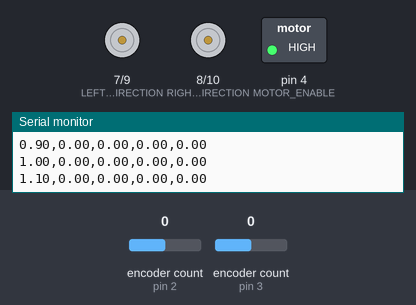
This sketch was run on a simulated Arduino Uno, built with avr-gcc and run on an emulated ATmega328P. On the bench: direction and speed pins drawn as motors (green arrow = direction pin HIGH = forward, orange = LOW = backward, longer = more drive), switched loads named in the sketch (green lamp = pin HIGH), the last lines printed to the serial monitor. The inputs (shaded band) are chosen by the test bench; at power-on: encoder count (sensors on pin 2, pin 3) 0.

Above: at 1.2 s.
1.3 s: encoder count (sensor on pin 2) set to 4
At 1.52 s:
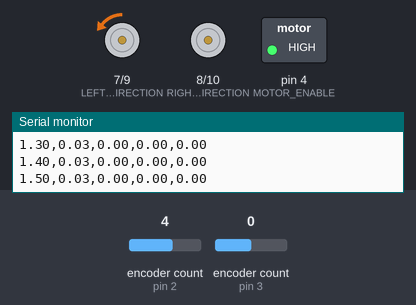
4.3 s: encoder count (sensor on pin 3) set to 4
At 4.52 s:
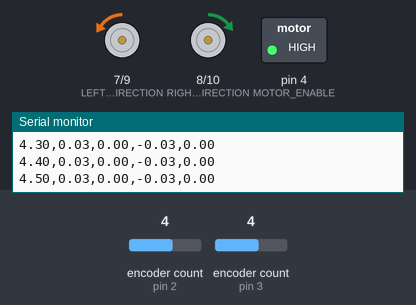
7.3 s: encoder count (sensor on pin 2) set to 8
At 7.46 s:
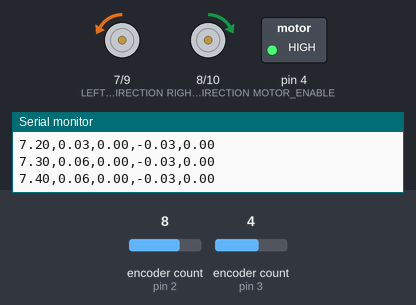
10.3 s: encoder count (sensor on pin 3) set to 5
Timing chart, 0 to 29.1 s (numbered marks = the images above; inputs shaded):
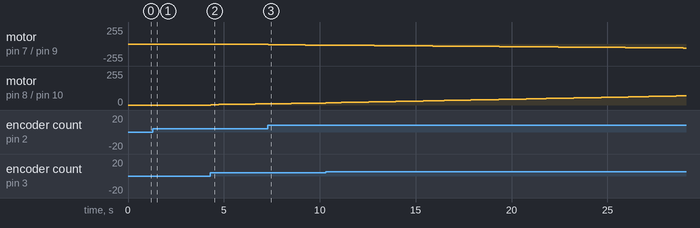

The sketch:

main.ino
```cpp
/**
  * @file main.ino
  * @author Luca Ciancanelli, David Bowling and Tyler Sidlow
  *
  * @brief Main arduino file for running firmware
  */
#include "defs.h"
#include "localization_module.h"
#include "control_module.h"
#include "communication_module.h"

// Functions
// Control
void set_motor_vel(int pwm, int dir_pin, int speed_pin);

// Variables
// Scheduler
long comm_mod_service_time = 0;
long loc_mod_service_time = 0;
long cont_mod_service_time = 0;

// Control
float desired_rotation_angle = 0;
float desired_forward_distance = 0;

long time_stopped = 0;

bool rotation_complete = false;
bool rotation_written = false;
bool forward_written = false;

void setup() {
  // Initialize serial port
  Serial.begin(BAUD_RATE);

  // Configure pin modes
  pinMode(MOTOR_ENABLE, OUTPUT);
  pinMode(LEFT_MOTOR_DIRECTION, OUTPUT);
  pinMode(RIGHT_MOTOR_DIRECTION, OUTPUT);
  pinMode(LEFT_MOTOR_SPEED, OUTPUT);
  pinMode(RIGHT_MOTOR_SPEED, OUTPUT);

  // Enable motor controller
  digitalWrite(MOTOR_ENABLE, 1);

  // Print "GO" if MATLAB enabled
  if(MATLAB_COM)
  {
    Serial.println("GO");
  }
}

void loop() {
  // Update current time
  long current_time = millis();

  // Write rotation command
  if(!rotation_complete && !rotation_written)
  {
    // Write wheel positions
    cont_mod::get_instance()->set_left_desired_pos(loc_mod::get_instance()->get_left_wheel_pos() + (desired_rotation_angle * DEG_TO_RAD * WHEEL_WIDTH) / (2 * WHEEL_RADIUS));
    cont_mod::get_instance()->set_right_desired_pos(loc_mod::get_instance()->get_right_wheel_pos() - (desired_rotation_angle * DEG_TO_RAD * WHEEL_WIDTH) / (2 * WHEEL_RADIUS));

    // Set rotation flag
    rotation_written = true;
  }

  // Write forward command (once rotation complete)
  if(rotation_complete && !forward_written)
  {
    // Write wheel positions
    cont_mod::get_instance()->set_left_desired_pos(loc_mod::get_instance()->get_left_wheel_pos() + (desired_forward_distance * FEET_TO_CM) / (WHEEL_RADIUS));
    cont_mod::get_instance()->set_right_desired_pos(loc_mod::get_instance()->get_right_wheel_pos() + (desired_forward_distance * FEET_TO_CM) / (WHEEL_RADIUS));

    // Set forward flag
    forward_written = true;
  }

  // Console event (check if service time elapsed)
  if(current_time >= (comm_mod_service_time + CONSOLE_REF))
  {
    // Reset service time
    comm_mod_service_time = current_time;

    // Print wheel params to console
    comm_mod::get_instance()->print_params(comm_mod_service_time);
  }

  // Localization module update event (check if service time elapsed)
  if(current_time >= (loc_mod_service_time + LOCALIZATION_UPDATE_PERIOD))
  {
    // Reset service time
    loc_mod_service_time = current_time;

    // Update wheel positions
    loc_mod::get_instance()->update_wheel_pos();

    // Update wheel velocities
    loc_mod::get_instance()->update_wheel_vels();
  }

  // Control module update event (check if service time elapsed)
  if(current_time >= (cont_mod_service_time + CONTROL_UPDATE_PERIOD))
  {
    // Reset service time
    cont_mod_service_time = current_time;

    // Update desired velocity (position controller)
    cont_mod::get_instance()->update_desired_vels();

    // Update motor velocities (velocity controller)
    cont_mod::get_instance()->update_motor_pwms();

    // Set motor pwm
    set_motor_vel(cont_mod::get_instance()->get_left_pwm(), LEFT_MOTOR_DIRECTION, LEFT_MOTOR_SPEED);
    set_motor_vel(cont_mod::get_instance()->get_right_pwm(), RIGHT_MOTOR_DIRECTION, RIGHT_MOTOR_SPEED);

    // Check if wheels are stopped
    if(loc_mod::get_instance()->get_left_wheel_vel() < 0.01 && loc_mod::get_instance()->get_right_wheel_vel() < 0.01)
    {
      // Increment time stopped
      time_stopped += CONTROL_UPDATE_PERIOD;
    }
    else
    {
      // Reset time stopped
      time_stopped = 0;
    }
  }

  // Check if time stopped elapsed waiting time (indicates rotation complete)
  if(time_stopped > WAIT_TIME && !rotation_complete)
  {
    // Set rotation complete flag
    rotation_complete = true;
  }
}

/**
  * @brief Sets motor velocities by setting speed and direction pin volages.
  *
  * @param pwm Signed pwm value containing speed and direction information
  * @param dir_pin Direction pin ID
  * @param speed_pin Speed pin ID
  */
void set_motor_vel(int pwm, int dir_pin, int speed_pin)
{
  // Check pwm sign
  if(pwm > 0)
  {
    // Write direction and speed pins
    digitalWrite(dir_pin, 1);
    analogWrite(speed_pin, abs(pwm));
  }
  else
  {
    // Write direction and speed pins
    digitalWrite(dir_pin, 0);
    analogWrite(speed_pin, abs(pwm));
  }
}
```

communication_module.cpp
```cpp
/**
  * @file communication_module.cpp
  * @author Luca Ciancanelli, David Bowling and Tyler Sidlow
  *
  * @brief Source file for the communication module
  */

#include "communication_module.h"
#include "defs.h"

// Create communication module pointer and set to null pointer
comm_mod* comm_mod::comm_mod_ptr = nullptr;

/**
  * @brief Communication module constructor
  */
comm_mod::comm_mod()
{

}

/**
  * @brief Communication module destructor
  */
comm_mod::~comm_mod()
{

}

/**
  * @brief Gets instance of communication module
  *
  * @return Communication module pointer
  */
comm_mod* comm_mod::get_instance()
{
  // Check if communication module is instantiated
  if(comm_mod_ptr == nullptr)
  {
    // Create new instance of communication module
    comm_mod_ptr = new comm_mod();
  }

  return comm_mod_ptr;
}

/**
  * @brief Deallocates memory used for communication module
  */
void comm_mod::clean_up()
{
  // Check if communication module is instantiated
  if(comm_mod_ptr == nullptr)
  {
    // End cleanup if no communication mdoule exists
    return;
  }

  // Delete communication module instance
  delete comm_mod_ptr;

  // Set communication module pointer to null pointer
  comm_mod_ptr = nullptr;
}

/**
  * @brief Prints parameters over serial
  */
void comm_mod::print_params(long current_time)
{
  // Print parameters to console (if enabled)
  // Current program time
  Serial.print(float(current_time) / 1000);

  // Left wheel postion
  if(POSITION_PRINT && LEFT_MOTOR_PRINT)
  {
    Serial.print(",");
    Serial.print(loc_mod::get_instance()->get_left_wheel_pos());
  }

  // Left wheel desired postion
  if(DESIRED_POSITION_PRINT && LEFT_MOTOR_PRINT)
  {
    Serial.print(",");
    Serial.print(cont_mod::get_instance()->get_left_desired_pos());
  }

  // Left wheel velocity
  if(VELOCITY_PRINT && LEFT_MOTOR_PRINT)
  {
    Serial.print(",");
    Serial.print(loc_mod::get_instance()->get_left_wheel_vel());
  }

  // Left motor pwm
  if(PWM_PRINT && LEFT_MOTOR_PRINT)
  {
    Serial.print(",");
    Serial.print(cont_mod::get_instance()->get_left_pwm());
  }

  // Right wheel postion
  if(POSITION_PRINT && RIGHT_MOTOR_PRINT)
  {
    Serial.print(",");
    Serial.print(loc_mod::get_instance()->get_right_wheel_pos());
  }

  // Right wheel desired postion
  if(DESIRED_POSITION_PRINT && LEFT_MOTOR_PRINT)
  {
    Serial.print(",");
    Serial.print(cont_mod::get_instance()->get_right_desired_pos());
  }

  // Right wheel velocity
  if(VELOCITY_PRINT && RIGHT_MOTOR_PRINT)
  {
    Serial.print(",");
    Serial.print(loc_mod::get_instance()->get_right_wheel_vel());
  }

  // Right motor pwm
  if(PWM_PRINT && RIGHT_MOTOR_PRINT)
  {
    Serial.print(",");
    Serial.print(cont_mod::get_instance()->get_right_pwm());
  }
  Serial.println();

  // Print "STOP" if MATLAB enabled and program time is equal to MATLAB_TIME
  if(MATLAB_COM && current_time == MATLAB_TIME)
  {
    Serial.println("STOP");
  }
}
```

communication_module.h
```cpp
/**
  * @file communication_module.h
  * @author Luca Ciancanelli, David Bowling and Tyler Sidlow
  *
  * @brief Header file for the communication module
  */

#ifndef communication_module_h
#define communication_module_h

#include "localization_module.h"
#include "control_module.h"

class comm_mod
{
  private:
    static comm_mod* comm_mod_ptr;

    comm_mod();
    ~comm_mod();

  public:
    static comm_mod* get_instance();
    static void clean_up();

    void print_params(long current_time);
};

#endif
```

control_module.cpp
```cpp
/**
  * @file control_module.cpp
  * @author Luca Ciancanelli, David Bowling and Tyler Sidlow
  *
  * @brief Source file for the localization module
  */

#include "control_module.h"
#include "defs.h"

// Create control module pointer and set to null pointer
cont_mod* cont_mod::cont_mod_ptr = nullptr;

/**
  * @brief Control module constructor
  */
cont_mod::cont_mod()
{

}

/**
  * @brief Control module destructor
  */
cont_mod::~cont_mod()
{

}

/**
  * @brief Gets instance of control module
  *
  * @return Control module pointer
  */
cont_mod* cont_mod::get_instance()
{
  // Check if control module is instantiated
  if(cont_mod_ptr == nullptr)
  {
    // Create new instance of control module
    cont_mod_ptr = new cont_mod();
  }

  return cont_mod_ptr;
}

/**
  * @brief Deallocates memory used for control module
  */
void cont_mod::clean_up()
{
  // Check if control module is instantiated
  if(cont_mod_ptr == nullptr)
  {
    // End cleanup if no control mdoule exists
    return;
  }

  // Delete control module instance
  delete cont_mod_ptr;

  // Set control module pointer to null pointer
  cont_mod_ptr = nullptr;
}

/**
  * @brief Gets motor pwm corresponding to desired velocity
  *
  * @param desired_vel Desired wheel velocity
  * @param measured_vel Measured wheel velocity
  * @param kp Proportional gain
  * @param integral_vel Current velocity integral pointer
  * @param output_cap Velocity cap
  * @return Motor pwm
  */
int cont_mod::get_motor_pwm(float desired_vel, float measured_vel, float kp, float *integral_vel, int output_cap)
{
  // Calculate velocity error
  float vel_error = desired_vel - measured_vel;

  // Integrate velocity error (if velocity cap is not exceeded)
  if(*integral_vel + kp * vel_error < output_cap)
  {
    // Integrate velocity error
    *integral_vel += kp * vel_error;
  }
  else
  {
    // Set velocity to output cap
    *integral_vel = output_cap;
  }

  // Return motor pwm
  return *integral_vel;
}

/**
  * @brief Gets desired velocity for a wheel based on desired wheel position
  *
  * @param desired_pos Desired wheel position
  * @param current_pos Current wheel position
  * @param kp Proportional gain
  * @param ki Integral gain
  * @param integral_error Current integrator error pointer
  * @return Desired wheel velocity (rad/s)
  */
float cont_mod::get_desired_vel(float desired_pos, float current_pos, float kp, float ki, float *integral_error)
{
  // Calculate position error
  float pos_error  = desired_pos - current_pos;

  // Limit integral error with anti-windup
  if(*integral_error <= ANTI_WINDUP && *integral_error >= -ANTI_WINDUP)
  {
    // Calculate/update integral error
    *integral_error += pos_error * (float(CONTROL_UPDATE_PERIOD) / 1000);
  }

  // Calculate and return desired velocity
  return kp * pos_error + ki * (*integral_error);
}

/**
  * @brief Updates the desired velocities of the left and right motors
  *
  */
void cont_mod::update_desired_vels()
{
  left_desired_vel = get_desired_vel(left_desired_pos, loc_mod::get_instance()->get_left_wheel_pos(), KP_POS_LEFT, KI_POS_LEFT, &left_pos_integral);
  right_desired_vel = get_desired_vel(right_desired_pos, loc_mod::get_instance()->get_right_wheel_pos(), KP_POS_RIGHT, KI_POS_RIGHT, &right_pos_integral);
}

/**
  * @brief Updates the pwm values of the left and right motors
  *
  */
void cont_mod::update_motor_pwms()
{
  left_motor_pwm = get_motor_pwm(left_desired_vel, loc_mod::get_instance()->get_left_wheel_vel(), KP_VEL_LEFT, &left_vel_integral, OUTPUT_CAP_LEFT);
  right_motor_pwm = get_motor_pwm(right_desired_vel, loc_mod::get_instance()->get_right_wheel_vel(), KP_VEL_RIGHT, &right_vel_integral, OUTPUT_CAP_RIGHT);
}

/**
  * @brief Sets left wheel desired position (rad)
  */
void cont_mod::set_left_desired_pos(float pos)
{
  left_desired_pos = pos;
}

/**
  * @brief Sets right wheel desired position (rad)
  */
void cont_mod::set_right_desired_pos(float pos)
{
  right_desired_pos = pos;
}

/**
  * @brief Sets left wheel desired velocity (rad/sec)
  */
void cont_mod::set_left_desired_vel(float vel)
{
  left_desired_vel = vel;
}

/**
  * @brief Sets right wheel desired velocity (rad/sec)
  */
void cont_mod::set_right_desired_vel(float vel)
{
  right_desired_vel = vel;
}

/**
  * @brief Gets left wheel pwm
  *
  * @return Left wheel pwm (int)
  */
int cont_mod::get_left_pwm()
{
  return left_motor_pwm;
}

/**
  * @brief Gets right wheel pwm
  *
  * @return Right wheel pwm (int)
  */
int cont_mod::get_right_pwm()
{
  return right_motor_pwm;
}

/**
  * @brief Gets left wheel desired position
  *
  * @return Left wheel desired position (rad)
  */
float cont_mod::get_left_desired_pos()
{
  return left_desired_pos;
}

/**
  * @brief Gets right wheel desired position
  *
  * @return Right wheel desired position (rad)
  */
float cont_mod::get_right_desired_pos()
{
  return right_desired_pos;
}
```

control_module.h
```cpp
/**
  * @file control_module.h
  * @author Luca Ciancanelli, David Bowling and Tyler Sidlow
  *
  * @brief Header file for the localization module
  */

#ifndef control_module_h
#define control_module_h

#include "localization_module.h"

class cont_mod
{
  private:
    static cont_mod* cont_mod_ptr;

    int left_motor_pwm = 0;
    int right_motor_pwm = 0;
    float left_motor_comp = 1;

    float left_desired_vel = 0;
    float right_desired_vel = 0;
    float left_vel_integral = 0;
    float right_vel_integral = 0;

    float left_desired_pos = 0;
    float right_desired_pos = 0;
    float left_pos_integral = 0;
    float right_pos_integral = 0;

    cont_mod();
    ~cont_mod();

    int get_motor_pwm(float desired_vel, float measured_vel, float kp, float *integral_vel, int output_cap);
    float get_desired_vel(float desired_pos, float current_pos, float kp, float ki, float *integral_error);

  public:
    static void clean_up();
    static cont_mod* get_instance();

    void update_desired_vels();
    void update_motor_pwms();

    void set_left_desired_pos(float pos);
    void set_right_desired_pos(float pos);
    void set_left_desired_vel(float vel);
    void set_right_desired_vel(float vel);

    int get_left_pwm();
    int get_right_pwm();
    float get_left_desired_pos();
    float get_right_desired_pos();
};

#endif
```

defs.h
```cpp
/**
  * @file defs.h
  * @author Luca Ciancanelli, David Bowling and Tyler Sidlow
  *
  * @brief Header file for program defines
  */

#ifndef defs_h
#define defs_h

// Robot defines (cm)
#define WHEEL_RADIUS 7.5
#define WHEEL_WIDTH 35

// Software defines
// Main defines
#define PI 3.14159
#define FEET_TO_CM 30.48
#define DEG_TO_RAD 0.01745

// Scheduler variables
#define CONSOLE_REF 100
#define LOCALIZATION_UPDATE_PERIOD 40
#define CONTROL_UPDATE_PERIOD 40

// Communication defines
// Console parameters
#define BAUD_RATE 115200

#define MATLAB_COM true
#define MATLAB_TIME 15000

#define LEFT_MOTOR_PRINT true
#define RIGHT_MOTOR_PRINT true
#define POSITION_PRINT true
#define VELOCITY_PRINT true
#define PWM_PRINT false
#define DESIRED_POSITION_PRINT false

// Control defines
// Velocity controller
#define KP_VEL_LEFT 4
#define KP_VEL_RIGHT 4

#define OUTPUT_CAP_LEFT 127
#define OUTPUT_CAP_RIGHT 117

// Position controller
#define KP_POS_LEFT 0.65
#define KI_POS_LEFT 0.01
#define KP_POS_RIGHT 0.65
#define KI_POS_RIGHT 0.01

#define ANTI_WINDUP 0.25

// Movement controller
#define WAIT_TIME 2000

// Hardware defines
// Motor encoders
#define LEFT_MOTOR_INPUT_A 2
#define LEFT_MOTOR_INPUT_B 5
#define RIGHT_MOTOR_INPUT_A 3
#define RIGHT_MOTOR_INPUT_B 6

// Motor controller
#define MOTOR_ENABLE 4
#define LEFT_MOTOR_DIRECTION 7
#define RIGHT_MOTOR_DIRECTION 8
#define LEFT_MOTOR_SPEED 9
#define RIGHT_MOTOR_SPEED 10

// Blank value for previously deleted file (thanks Arduino IDE)
#define VEL_KP 0

#endif
```

localization_module.h
```cpp
/**
  * @file localization_module.h
  * @author Luca Ciancanelli, David Bowling and Tyler Sidlow
  *
  * @brief Header file for the localization module
  */

#ifndef localization_module_h
#define localization_module_h

#include <Encoder.h>

class loc_mod
{
  private:
    static loc_mod* loc_mod_ptr;

    Encoder* left_enc = nullptr;
    Encoder* right_enc = nullptr;

    float left_current_pos = 0;
    float right_current_pos = 0;
    float left_prev_pos = 0;
    float right_prev_pos = 0;
    float left_vel = 0;
    float right_vel = 0;

    loc_mod();
    ~loc_mod();

    float get_wheel_pos(Encoder *enc);
    float get_wheel_vel(float current_pos, float prev_pos);

  public:
    static loc_mod* get_instance();
    static void clean_up();

    void update_wheel_pos();
    void update_wheel_vels();

    float get_left_wheel_pos();
    float get_right_wheel_pos();
    float get_left_wheel_vel();
    float get_right_wheel_vel();
};
#endif
```

Source omitted: localization_module.cpp (3417 bytes)

Measured:
- after the input at 1.3 s, motor on pin 7 (LEFT_MOTOR_DIRECTION) / pin 9 (LEFT_MOTOR_SPEED): moves from stopped to backward 7/255 over 1.8 s, starting at once
- after the input at 4.3 s, motor on pin 8 (RIGHT_MOTOR_DIRECTION) / pin 10 (RIGHT_MOTOR_SPEED): moves from stopped to forward 9/255 over 2.8 s, starting at once
- after the input at 7.3 s, motor on pin 7 (LEFT_MOTOR_DIRECTION) / pin 9 (LEFT_MOTOR_SPEED): moves from backward 7/255 to backward 17/255 over 2.8 s, starting at once
